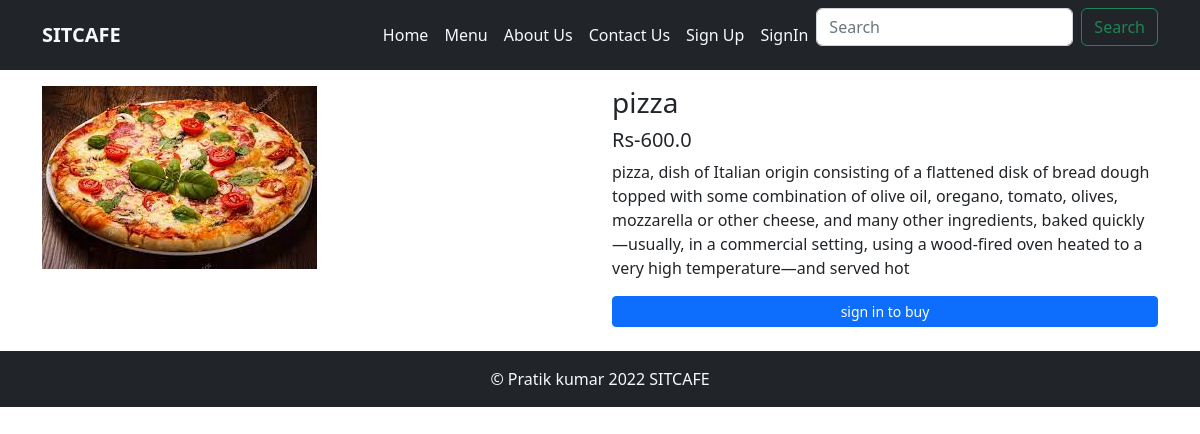
Screenshot of /food/details/3/ with the database file from the repository.
### food/models.py (models this page shows, shortened)
class Food(models.Model):
    category = models.ForeignKey(cuisine, on_delete = models.DO_NOTHING)
    name = models.CharField(max_length = 100)
    description = models.TextField()
    secondery_desscription = models.TextField(blank = True)
    price = models.FloatField()
    is_available = models.BooleanField(default = True)
    image = models.ImageField(upload_to = "food_images/")

### food/views.py (the view)
# urls.py: path('details/<int:id>/',views.details,name='details'),
def details(request, id):
    food = Food.objects.get(id = id)
    context = {
        'food' : food
    }
    return render(request,'food/details.html',context)

### templates/food/details.html (shortened to what this page needs)
{% extends 'base.html' %}
{% block content %}
<div class ='container'>
    <div class ="row my-3">
        <div class='col-md-6'>
            <img src="{{food.image.url}}" alt="{{food.name}}">
        </div>
        <div class = 'col-md-6'>
            <h3>{{food.name}}</h3>
            <h5>Rs-{{food.price}} </h5>
            <p class ='text-lead'>{{food.description}}</p>
            <div class ='my-2'>
                {% if food.is_available %}
                    {% if user.is_authenticated %}
                    <form action="{% url 'add_to_cart' %}" method ='POST'>
                        {% csrf_token %}
                        <input type="hidden" name='food_id' value ='{{food.id}}'>
                            <div class="input-group mb-3">
                            <button class="btn btn-outline-secondary" type="button" onclick="decrement()">-</button>
                            <input type="text" class="quantity" id="quantity" name ="quantity" value = "1" readonly>
                            <button class="btn btn-outline-secondary" type="button" onclick="increment()">+</button>
                        </div>
                        <input type="submit" value="Add to cart" class = "btn btn-primary w-100">
                    </form>
                    {% comment %} <a href="" class ="btn btn-primary btn-sm w-100">Add to Cart</a> {% endcomment %}
                    {% else %}
                        <a href={% url 'sign_in' %} class ="btn btn-primary btn-sm w-100">sign in to buy</a>
                    {% endif %}
                {% else %}
                    <p class='text-danger'>Curently not available</p>
                {% endif %}
            </div>
        </div>
    </div>
</div>
{% endblock content %}

### rows the page displays
Food: image (picture), name "pizza", price "600.0", description "pizza, dish of Italian origin consisting of a flattened disk of bread dough topped with some combination of olive oil, oregano, tomato, olives, mozzarella or other cheese, and many other ingredients, baked quickly—usually, in a commercial setting, using a wood-fired oven heated to a very high temperature—and served hot"
